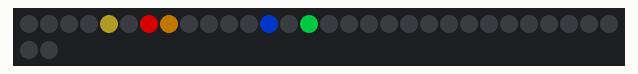
Recording of a sketch running on a simulated Arduino Uno, built with avr-gcc and run on an emulated ATmega328P. On the bench: 32 RGB LEDs in strip order, left to right, continuing on the next row. Dim RGB values are drawn brighter than linear; what the sketch prints to the serial monitor is not drawn.

Above: at 1.95 s.
At 5.54 s:
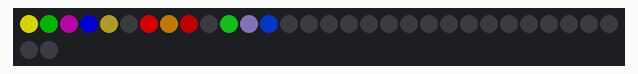
At 10.32 s:
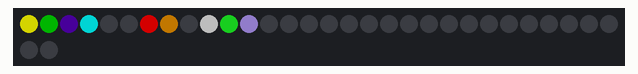
At 18.95 s:
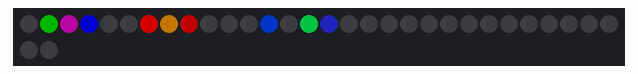
At 25.4 s:
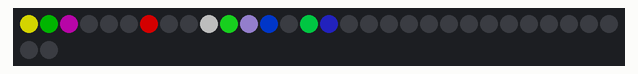
At 37.91 s:
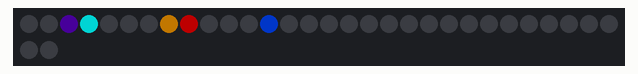

The sketch:

blink_variations.ino
```cpp
//***************************************************************
// Blink some pixels on and off.
// A variety of different ways to blink individual pixels.
// Something you might use for a beacon or indicator light or
// put in a scale model kit.
//
// Some are more straight forward then others.  Just having fun
// making up a variety of ways to blink a pixel.
//
// Be aware that pixel numbers are hard coded in these examples.
// Change as needed for your setup.
//
// Also note: There is only one FastLED.show() used in the main
// loop. That's the power of using EVERY_N_MILLISECONDS (ie. timers)
//
// Marc Miller, Aug 2021
//***************************************************************


#include "FastLED.h"
#define DATA_PIN    11
#define CLOCK_PIN   13
#define LED_TYPE    LPD8806
#define COLOR_ORDER GRB
#define NUM_LEDS    32
#define BRIGHTNESS  128
CRGB leds[NUM_LEDS];


//---------------------------------------------------------------
void setup() {
  Serial.begin(115200);  // Allows serial monitor output
  delay(1500); // startup delay
  FastLED.addLeds<LED_TYPE,DATA_PIN,CLOCK_PIN,COLOR_ORDER>(leds, NUM_LEDS).setCorrection(TypicalLEDStrip);
  FastLED.setBrightness(BRIGHTNESS);
  FastLED.clear();
  FastLED.show();
  Serial.println("\nSetup done. \n");
}


//---------------------------------------------------------------
void loop() {


  EVERY_N_MILLISECONDS(1200) {  // change the state every 1200ms
    static boolean ps0;  // stores the pixel state
    ps0 = !ps0;  // toggle on/off state
    if (ps0 == 1) {
      leds[0] = CRGB::Yellow;
    } else {
      leds[0] = CRGB::Black;
    }
  }


  EVERY_N_MILLISECONDS(400) {
    // Is the pixel on?
    if ( leds[1] ) {
      // yes, then turn it off
      leds[1] = CRGB(0,0,0);
    } else {
      // no, then turn it on
      leds[1] = CRGB::Green;
    }
  }


  // A blink with uneven on/off times
  EVERY_N_MILLISECONDS(333) {
    static boolean stateA = 0;
    static boolean stateB = 1;
    stateA = !stateA;
    if (stateA == 1) {
      stateB = !stateB;
    }
    if (stateA && stateB) {
      leds[2] = CHSV(210,220,255);
    } else {
      leds[2] = CHSV(192,255,140);
    }
  }


  // A three state blink
  EVERY_N_MILLISECONDS(250) {
    static uint8_t ps2;
    if (ps2 < 4) {
      leds[3] = CRGB::Black;
    } else {
      if ( ps2 % 2 == 0) {
        leds[3] = CRGB::Aqua;
      } else {
        leds[3] = CRGB::Blue;
      }
    }
    ps2++;
    if (ps2 == 9) { ps2 = 0; }  // reset
  }


  // Several experiments with variable timmers


  // This is a fun pattern that uses two pixels next to eachother.
  static boolean pMode = 0;
  static boolean flip = 0;
  EVERY_N_MILLISECONDS_I( timingA, 1) {
    // This initally defaults to 1 millisecond, but then will
    // imediately use the timingA.setPeriod times below.
    // You can name "timingA" anything you want.
    pMode = !pMode;
    if (pMode) {
      timingA.setPeriod(450);
    } else {
      timingA.setPeriod(1400);
    }
  }
  EVERY_N_MILLISECONDS(40) {
    if (pMode) {
      flip = !flip;
      if (flip) {
        leds[4] = CHSV(55,160,200);
        leds[5] = CHSV(0,0,0);
      } else {
        leds[4] = CHSV(0,0,0);
        leds[5] = CHSV(55,160,200);
      }
    } else {
      leds[4] = CHSV(0,0,0);
      leds[5] = CHSV(0,0,0);
    }
  }


  static boolean blink6;
  // vary the setPeriods to change on/off times
  EVERY_N_MILLISECONDS_I(timingB,1) {
    blink6 = !blink6;
  }
  if (blink6 == 1) {
    leds[6] = CRGB::Red;
    timingB.setPeriod(750);  // On time
  } else {
    leds[6] = CRGB::Black;
    timingB.setPeriod(250);  // Off time
  }


  // blink with a fadeout
  static boolean pulse = 0;
  EVERY_N_MILLISECONDS_I( timingFade, 1) {
    pulse = !pulse;
    if (pulse) {
      timingFade.setPeriod(700);  // time to hold before fading
      leds[7] = CHSV(40, 245, 255);
    } else {
      timingFade.setPeriod(1000);
    }
  }
  if (pulse == 0) {
    EVERY_N_MILLISECONDS(10) {
      leds[7].fadeToBlackBy(12);  // fade out
    }
  }


  // This one is probably overly complicated, but it came
  // from an older project where I needed to make a very
  // specific blink pattern.
  static boolean blinkState = LOW;
  static boolean blinkGate1 = LOW;
  static boolean blinkGate2 = HIGH;
  static int8_t blinkCount = -1;
  EVERY_N_MILLISECONDS_I(timingDbl, 500) {
    blinkCount++;
    if (blinkCount == 6) { blinkCount = 0; }  // reset count
    blinkGate2 = blinkCount;
    blinkState = !blinkState;
    blinkGate1 = !blinkGate1;
    if (blinkCount == 2 || blinkCount == 3) {
      timingDbl.setPeriod( 50 );
    } else if (blinkCount == 4) {
      timingDbl.setPeriod( 405 );
    } else {
      timingDbl.setPeriod( 167 );
    }
    // leds8 is the original blink pattern
    // leds9 is an interesting alternate version
    if (blinkState && blinkGate1 && blinkGate2) {
      leds[8] = CHSV(0,230,200);  // The original red blink
      leds[9] = CRGB::Black;
    } else {
      leds[8] = CHSV(0,0,0);
      leds[9] = CHSV(0,0,200);
    }
  }
  if (blinkCount == 5) {
    leds[9] = CHSV(0,0,0);
  }


  // Driving on/off with wave functions

  // Blinks with some ramping. Change bpm to change speed
  uint8_t valueBS = beatsin8(60,0,255);  // (bpm, low, high)
  if (valueBS > 50) {
    leds[10] = CHSV(100,170,valueBS);
  } else {
    leds[10] = CRGB::Black;
  }
  if (valueBS > 180) {
    leds[11] = CHSV(180,65,valueBS);
  } else {
    leds[11] = CRGB::Black;
  }


  uint8_t valueTW = triwave8(millis()/4);  // Divide millis by more or less to change speed.
  if (valueTW > 30) {  // The pixel will mostly be On.
    leds[12] = CHSV(150,255,255);
  } else {
    leds[12] = CRGB::Black;
  }
  if (valueTW > 230) {  // An inverted version where pixel will mostly be Off.
    leds[13] = CRGB::Yellow;
  } else {
    leds[13] = CRGB::Black;
  }


  // This was pleasingly simple.  Divide millis by more or less to change speed.
  uint8_t valueSW = squarewave8(millis()/6, 128);  // (input, pulsewidth[0-255])
  leds[14] = CHSV(120,255,valueSW);


  // This blink speeds up and then slows back down.
  static boolean blinkUp;
  const uint16_t bSlow = 350;
  const uint16_t bFast = 50;
  uint16_t bCurrent = beatsin16(5,0,65535);
  bCurrent = map(bCurrent,0,65535,bFast,bSlow);
  EVERY_N_MILLISECONDS_I(timingUp,bSlow) {
    blinkUp = !blinkUp;
    timingUp.setPeriod(bCurrent);
  }
  if (blinkUp == 1) {
    leds[15] = CHSV(160,145,200);
  } else {
    leds[15] = CRGB::Black;
  }


  FastLED.show();

  delay(1);  // this can be deleted as needed
}
```
